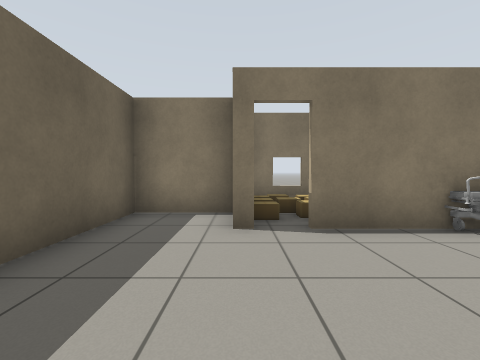
[1] (above)

24 first-person views from a walk through a world built for the Gazebo simulator. The camera is 0.9 m above the floor, tilts 2° down and sees 90° across. The lines on the ground mark 1 m squares. The floor is counted in squares, 1 m on a side. Each view is taken from the middle of a square. On the plan, view 1 faces up. The plan holds only what a view shows up to about 10 squares ahead; the rest is blank. Simple patterns stand in for the simulator's built-in surfaces. Simple shapes stand in for some stock models.

[2]
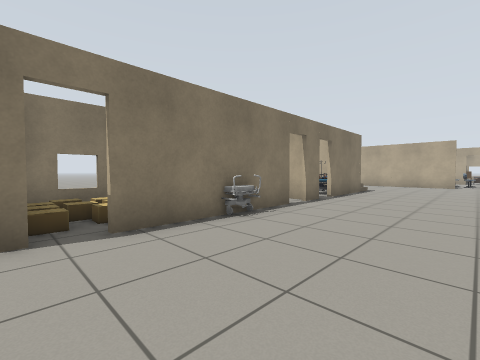

[3]
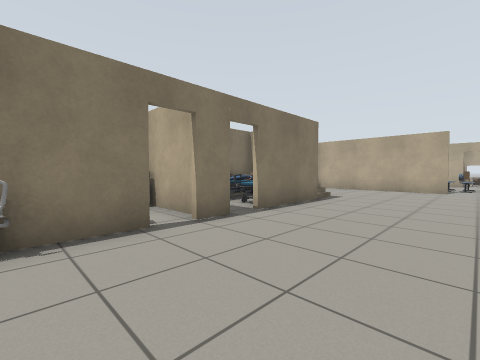

[4]
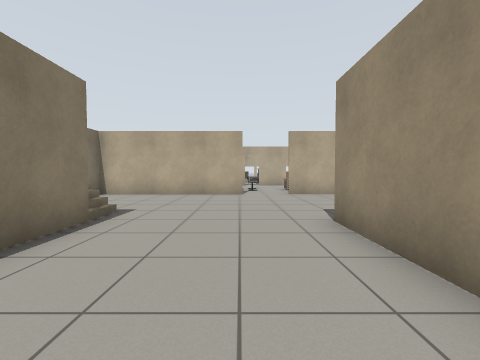

[5]
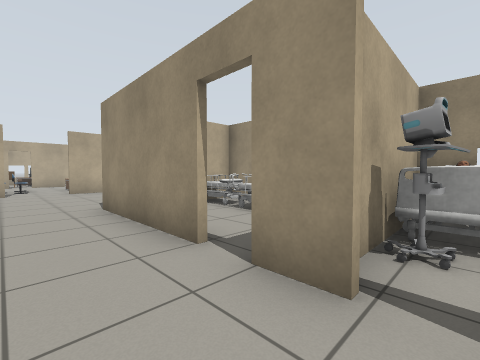

[6]
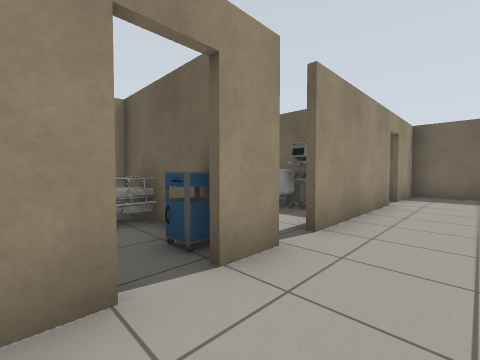

[7]
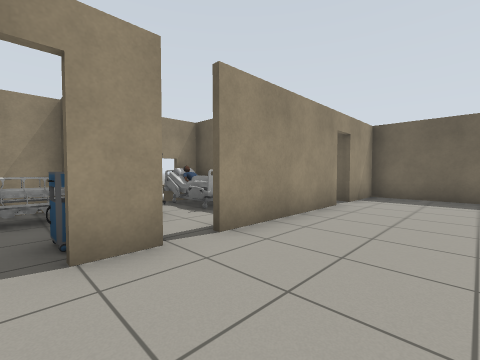

[8]
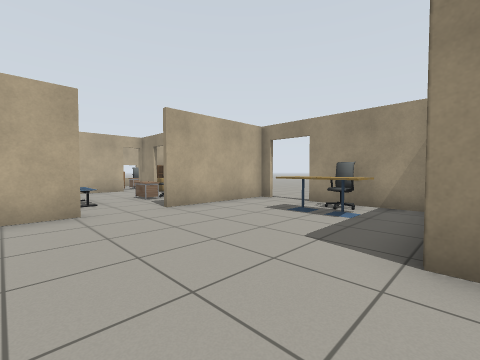

[9]
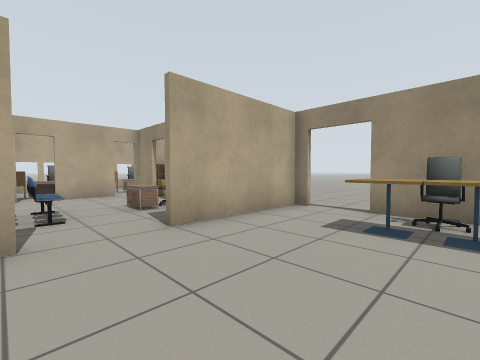

[10]
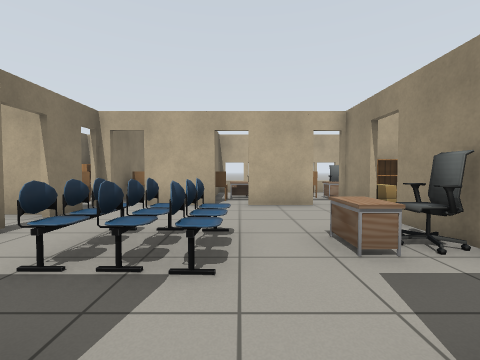

[11]
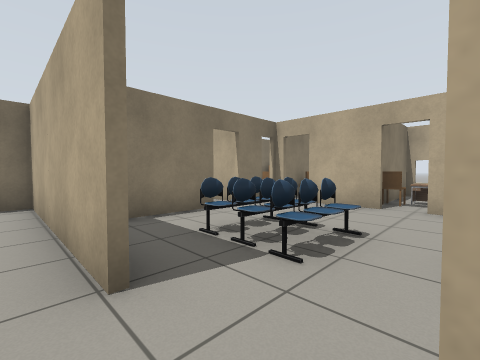

[12]
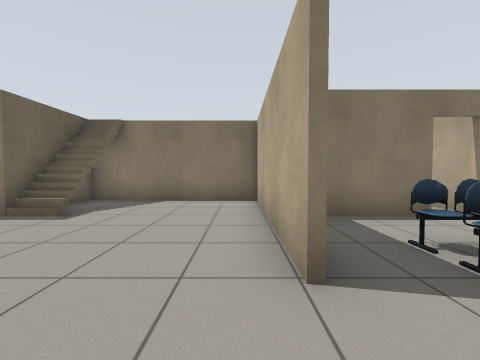

[13]
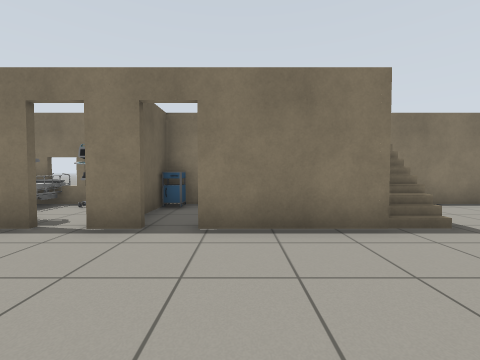

[14]
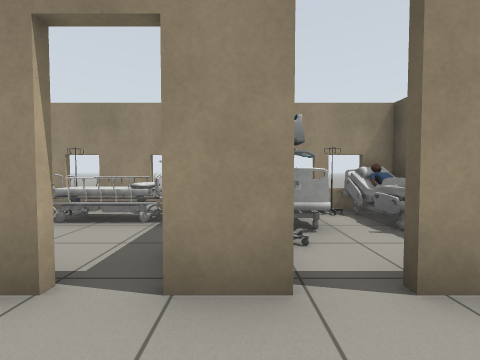

[15]
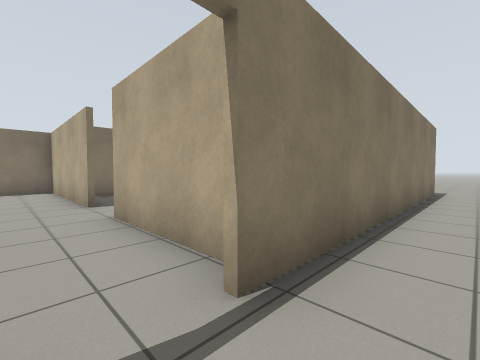

[16]
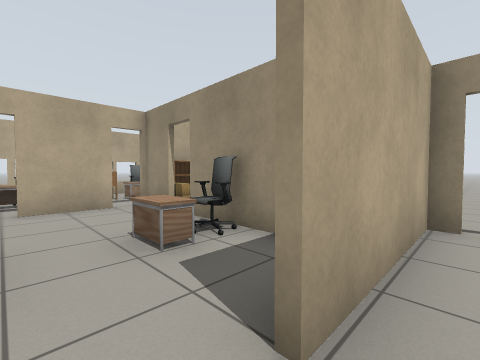

[17]
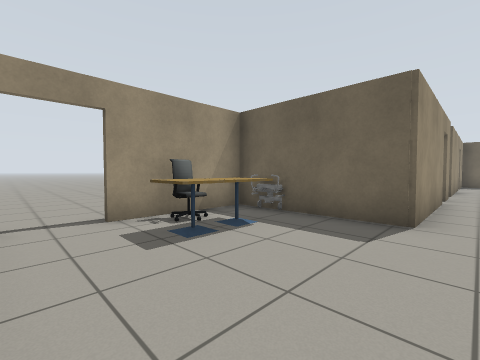

[18]
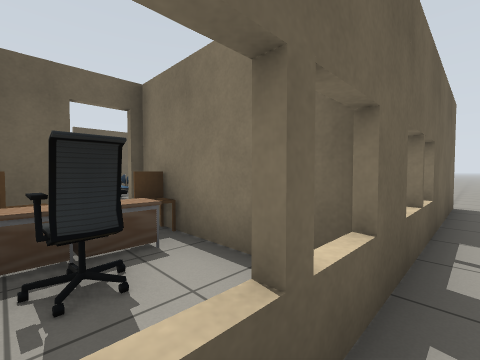

[19]
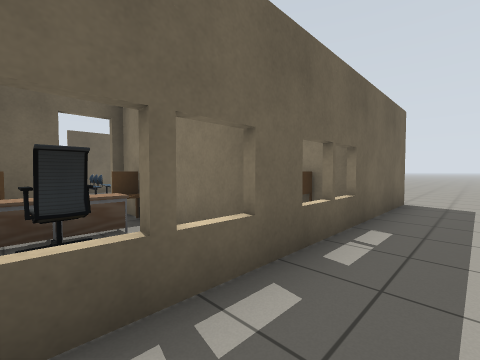

[20]
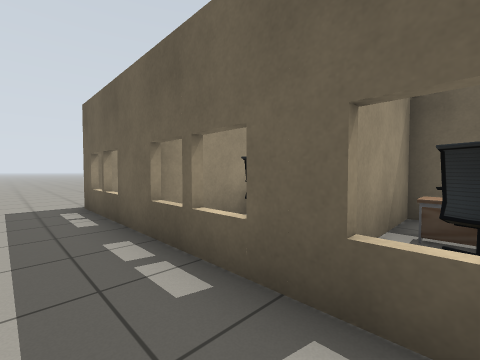

[21]
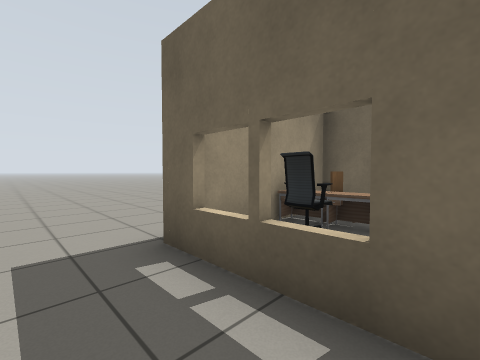

[22]
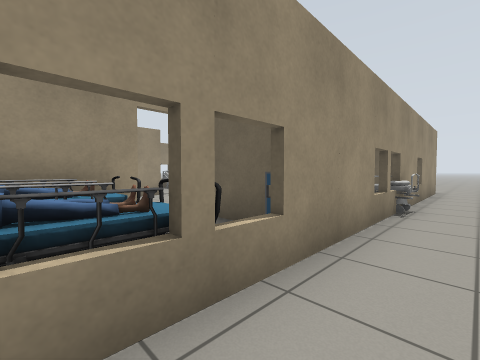

[23]
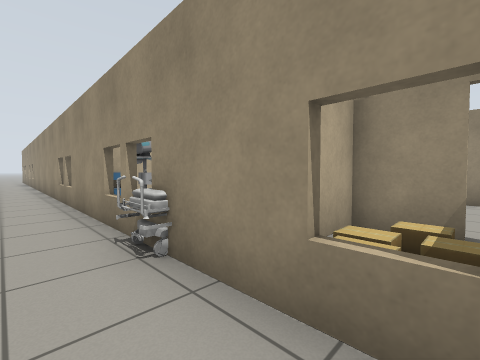

[24]
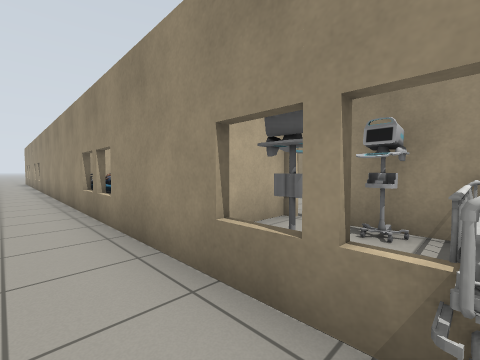

### Floor plan
Points are (right, up) in squares from view 1. A wall is a line through its corners. A room is listed if a view was taken in it or the views show most of it. See-through windows are left out.
Room 1 (views 1, 2, 3, 4, 5, 6, 7, 8, 9, 10, 11, 12, 13, 14, 16, 17, 22, 23, 24)
walls: (7.5, 3.7) (6.5, 3.7); (8.2, 3.9) (9.6, 3.9); (6.8, 3.9) (6.8, 5.6); (7, 5.6) (7, 4.3); (7.4, -0.7) (11.4, -0.7) (11.4, -4.7) (14.8, -4.7); (10.4, 6.7) (12.6, 6.7); (3.5, 3.7) (1, 3.7); (11.4, 6.6) (11.4, 3.7) (8.3, 3.7); (1, 3.9) (2.5, 3.9); (2.4, -2.1) (2.4, -4.7) (5.9, -4.7) (5.9, -1.5); (0.5, -0.7) (4.8, -0.7); (16.6, 0.9) (16.6, 6.6) (10.4, 6.6); (-0.6, 5.3) (-2.3, 5.3) (-2.3, -0.7) (-0.3, -0.7); (16.6, -2.6) (16.6, -0.9); (16.1, -4.7) (16.6, -4.7)
ways out: open door at (15.5, -5) to room 2; open door at (7, -1) to room 3; opening at (-1.5, 7.5); opening at (12, 8); opening at (17, 0); open door at (0, -1); open door at (0.5, 4); open door at (2, -2); open door at (6, 4); open door at (8, 4)
objects: other object (0, 5) to (1, 5); other object (0, 6); other object (1, 6); cardboard box (2, 5); cardboard box (2, 6); bed (3, -4) to (4, -2); bed (3, 4) to (4, 5); bed (3, 5) to (4, 6); bed (5, -4) to (5, -2); other object (5, 4); other object (5, 6); side table (6, -1); other object (6, 6); side table (7, 6) to (8, 6); bed (9, 4) to (10, 5); bed (9, 6) to (10, 6); office chair (13, -4); cafe table (13, -3); cafe table (14, -3)
Room 2 (views 15, 18, 19, 20, 21)
walls: (26.6, 5.5) (26.6, -4.8) (16.1, -4.8)
ways out: open door at (15.5, -5) to room 1; opening at (28, 5)
Room 3 (no view inside)
walls: (6, -1.5) (6, -4.7) (11.4, -4.7)
ways out: open door at (7, -1) to room 1
objects: bed (7, -4) to (7, -3); bed (8, -4) to (9, -3); bed (10, -4) to (11, -3)
Room 4 (no view inside)
walls: (22.5, -4.7) (26.4, -4.7); (26.4, -3.9) (26.4, -3.1)
objects: chair (23, -4); desk (24, -4); desk (24, -3); other object (24, -2); office chair (25, -4) to (25, -3)
Room 5 (no view inside)
walls: (22.6, -0.1) (22.6, -1); (24.5, -1.5) (26.4, -1.5); (22.5, 1) (25.2, 1); (26.4, -0.4) (26.4, 0.9) (22.5, 0.9); (22.6, 2) (22.6, 0.6)
ways out: open door at (22.5, -2); open door at (22.5, 0)
objects: chair (23, -1); desk (24, -1); desk (24, 0); chair (24, 1); office chair (25, -1) to (25, 0)
Room 6 (no view inside)
walls: (26.3, 3.7) (23, 3.7)
ways out: open door at (22.3, 3.3)
objects: desk (24, 2); other object (24, 3); office chair (25, 2); chair (25, 3) to (25, 4)

Positions as (right, up) in squares from view 1, and headings:
1: (0, 0), facing up
2: (0, 0), facing up-right
3: (4, 0), facing up-right
4: (7, 1), facing right
5: (5, 1), facing down-right
6: (8, 1), facing down-left
7: (7, 2), facing down-left
8: (11, 2), facing down-right
9: (13, 1), facing down-right
10: (16, 0), facing right
11: (16, -1), facing up-right
12: (16, -1), facing up
13: (9, 0), facing up
14: (6, 1), facing down
15: (15, -6), facing up-right
16: (16, 0), facing down-right
17: (16, 0), facing down-left
18: (27, -1), facing up-left
19: (28, -1), facing up-left
20: (28, 2), facing down-left
21: (28, -2), facing down-left
22: (10, 8), facing down-left
23: (1, 8), facing down-right
24: (4, 8), facing down-right
